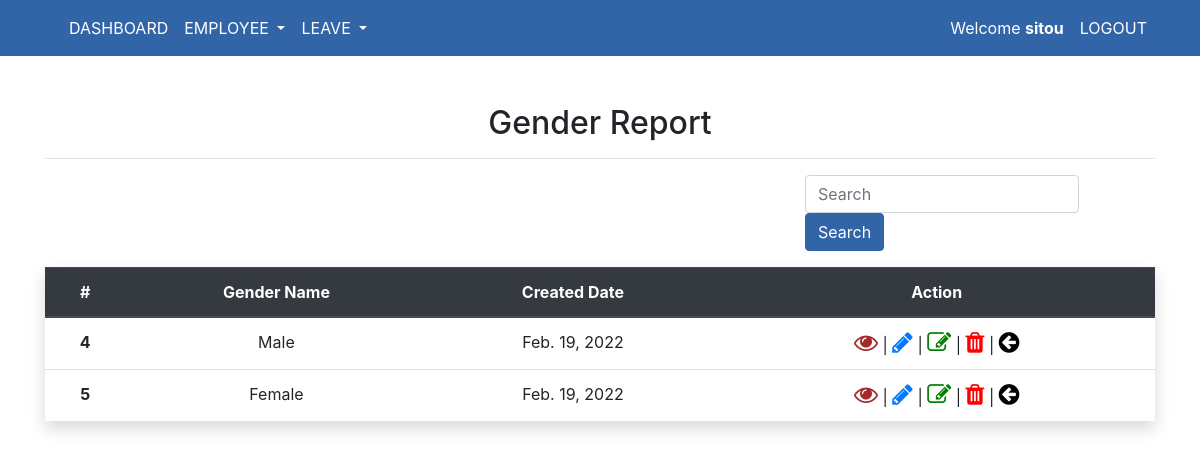
The page /employee/gender/report/ (signed in) on the database its author committed.
### leaves/models.py (models this page shows, shortened)
class Gender(models.Model):
    gender = models.CharField(max_length=20)
    created_date = models.DateField(auto_now_add=True)

### leaves/views.py (the view)
# urls.py: path('employee/gender/report/', views.gender_report, name="gender-report"),
@ login_required(login_url='index')
def gender_report(request):
    genders = Gender.objects.all()
    context = {
        'genders': genders,
    }
    return render(request, 'site/gender_report.html', context)

### templates/site/gender_report.html (shortened to what this page needs)
{% extends 'partial/base.html' %}
{% load static %}
{% block content %}
<br>
<div class="container">
    <div class="row mt-3 pt-3  justify-content-center">
        <div class="container mt-5 text-center">
            <div class="mb-3 ">
                <h2>Gender Report</h2>
                <hr>
                <div class="form-group">
                    <div class="row justify-content-end">
                        <div class="col-md-4">
                            <form class="form-inline my-2 my-lg-0" action="" method="">
                                <input class="form-control mr-sm-2" type="search" placeholder="Search"
                                    aria-label="Search" name="search" autocomplete="off">
                                <button class="btn btn-outline-info custom-btn my-2 my-sm-0 text-white"
                                    type="submit">Search</button>
                            </form>
                        </div>
                    </div>
                </div>
                <div>
                    <table class="table table-hover shadow">
                        <thead class="thead-dark">
                            <tr>
                                <th scope="col">#</th>
                                <th scope="col">Gender Name</th>
                                <th scope="col">Created Date</th>
                                <th scope="col">Action</th>
                            </tr>
                        </thead>
                        <tbody>
                            {% for item in genders %}
                            <tr>
                                <th scope="row">{{ item.pk }}</th>
                                <td>{{ item.gender }}</td>
                                <td>{{ item.created_date }}</td>
                                <td><a href="{% url 'gender-detail' item.pk %}"><i class="fa fa-eye"
                                            style="font-size:24px; color:brown;">
                                        </i></a> | <a href="{% url 'create-gender' %}"><i class="fa fa-pencil"
                                            style="font-size:24px; color:info;">
                                        </i></a> | <a href="{% url 'gender-edit' item.pk %}"><i class="fa fa-edit"
                                            style="font-size:24px; color:green;"> </i></a> | <a
                                        href="{% url 'gender-delete' item.pk %}"><i class="fa fa-trash"
                                            style="font-size:24px; color:red;"></i></a> | <a
                                        href="{% url 'dashboard' %}"><i class="fa fa-arrow-circle-left"
                                            style="font-size:24px; color:black;"></td>
                            </tr>
                            {% endfor %}
                        </tbody>
                    </table>
                </div>
            </div>
        </div>
    </div>
    {% endblock content %}

### templates/partial/navbar.html (shortened to what this page needs)
{% load static %}
<nav class="navbar navbar-expand-lg  navbar_custom fixed-top" style=>
    <div class="container">
        <div class="collapse navbar-collapse" id="navbarSupportedContent">
            {% if request.user.is_authenticated %}
            {% if user.is_superuser and user.is_staff %}
            <ul class="navbar-nav mr-auto">
                <li class="nav-item active ">
                    <a class="nav-link text-white" href="{% url 'dashboard' %}">DASHBOARD </a>
                </li>
                <li class="nav-item dropdown">
                    <a class="nav-link dropdown-toggle text-white" href="#" id="navbarDropdown" role="button"
                        data-toggle="dropdown" aria-haspopup="true" aria-expanded="false">
                        EMPLOYEE
                    </a>
                </li>
                <li class="nav-item dropdown">
                    <a class="nav-link dropdown-toggle text-white" href="#" id="navbarDropdown" role="button"
                        data-toggle="dropdown" aria-haspopup="true" aria-expanded="false">
                        LEAVE
                    </a>
                </li>
            </ul>
            <ul class="navbar-nav ml-auto">
                <li class="nav-item ">
                    <a class="nav-link text-white" href="">Welcome <strong>{{ user.username}}</strong></a>
                </li>
                <li class="nav-item ">
                    <a class="nav-link text-white" href="{% url 'logout-page' %}">LOGOUT</a>
                </li>
            </ul>
        </div>
        {% endif %}
        {% endif %}
    </div>
</nav>

### static/css/master.css (style rules this page uses)
.navbar_custom { background-color:#3264a8; }
.btn-outline-info.custom-btn { background-color: #3264a8; border-color: #3264a8; }

### rows shown on the page
Gender: pk "4", gender "Male", created_date "Feb. 19, 2022"
Gender: pk "5", gender "Female", created_date "Feb. 19, 2022"

### other values the page prints
{{ user.username }} "sitou"
